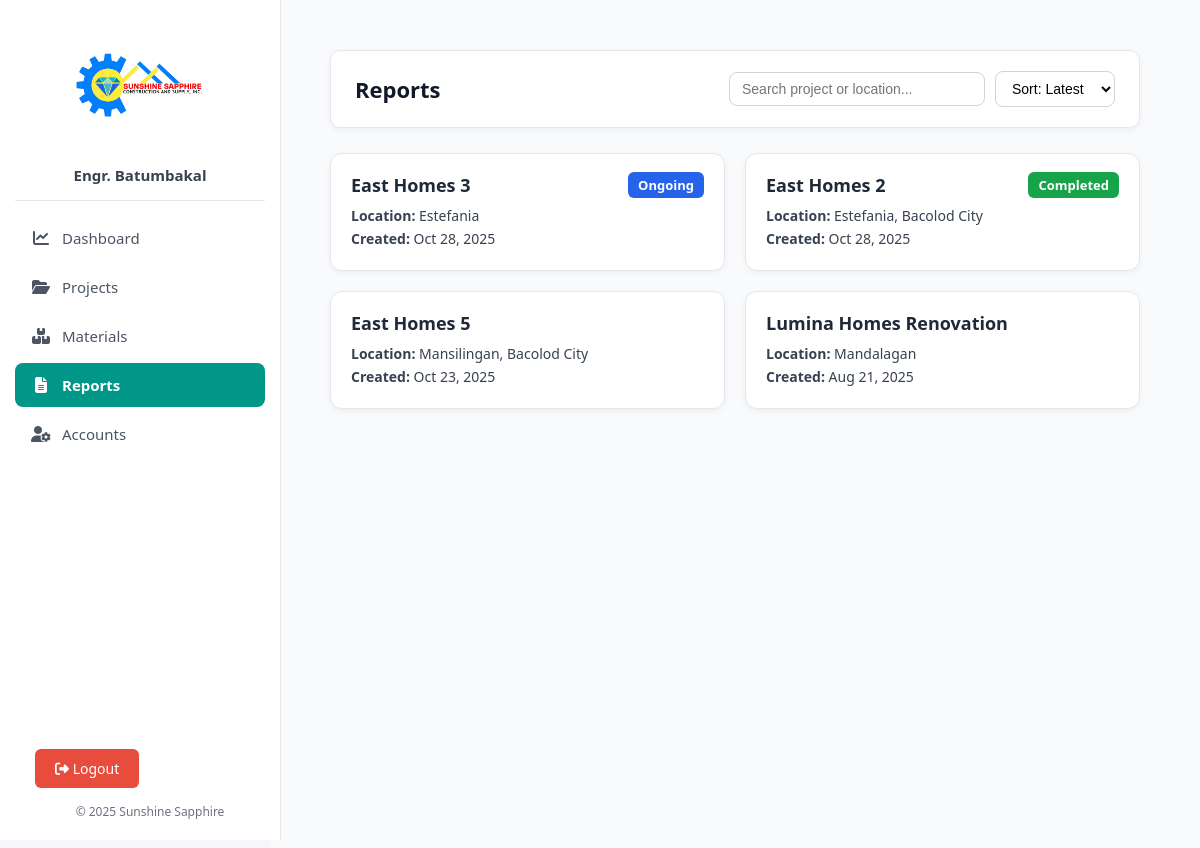
/reports/reports.php (signed in), run on the app's committed database.
### tables this page shows
CREATE TABLE `projects` (
  `id` int(11) NOT NULL AUTO_INCREMENT,
  `name` varchar(255) NOT NULL,
  `location` varchar(255) DEFAULT NULL,
  `units` int(11) NOT NULL DEFAULT 0,
  `progress` int(11) DEFAULT 0,
  `status` enum('Ongoing','Completed','Pending') NOT NULL DEFAULT 'Pending',
  `is_deleted` tinyint(1) DEFAULT 0,
  `deleted_at` datetime DEFAULT NULL,
  `created_at` timestamp NOT NULL DEFAULT current_timestamp(),
  `folder_path` varchar(255) DEFAULT NULL,
  PRIMARY KEY (`id`)
);

### reports/reports.php (the view, shortened to what this page needs)
<?php
require_once __DIR__ . '/../includes/header.php';
require_once __DIR__ . '/../includes/db.php';
$sort_option = $_GET['sort'] ?? 'latest';
switch ($sort_option) {
    default:
        $order_by = 'created_at DESC';
        break;
}
$query = "SELECT id, name, location, status, created_at
          FROM projects
          WHERE status != 'Archived'
          ORDER BY $order_by";
$result = $conn->query($query);
?>
<div class="content-wrapper">
  <div class="header-container">
    <div class="reports-header">
      <h2>Reports</h2>
      <div class="controls">
        <input
          type="text"
          id="searchInput"
          placeholder="Search project or location..."
          onkeyup="filterProjects()"
        >
        <form method="GET" id="sortForm">
          <select name="sort" onchange="document.getElementById('sortForm').submit();">
            <option value="latest" <?= $sort_option === 'latest' ? 'selected' : '' ?>>Sort: Latest</option>
          </select>
        </form>
      </div>
    </div>
  </div>
  <div class="projects-grid" id="projectGrid">
    <?php if ($result && $result->num_rows > 0): ?>
      <?php while ($proj = $result->fetch_assoc()): ?>
        <div class="project-card"
             data-name="<?= strtolower($proj['name']) ?>"
             data-location="<?= strtolower($proj['location']) ?>"
             onclick="window.location.href='view_units.php?project_id=<?= $proj['id'] ?>'">
          <div class="project-header">
            <h3><?= htmlspecialchars($proj['name']) ?></h3>
            <span class="status <?= strtolower($proj['status']) ?>">
              <?= htmlspecialchars($proj['status']) ?>
            </span>
          </div>
          <p><strong>Location:</strong> <?= htmlspecialchars($proj['location']) ?></p>
          <p><strong>Created:</strong> <?= date('M d, Y', strtotime($proj['created_at'])) ?></p>
        </div>
      <?php endwhile; ?>
    <?php else: ?>
      <p class="no-data">No active projects found.</p>
    <?php endif; ?>
  </div>
</div>
<?php
require_once __DIR__ . '/../includes/footer.php';
?>

### includes/header.php (style rules this page uses)
body { margin: 0; font-family: "Segoe UI", sans-serif; background-color: #f4f6f9; color: #2c3e50; }

### reports/reports.php (style rules this page uses)
.content-wrapper { padding: 20px; background: #f8fafc; }
.header-container { background: #ffffff; border: 1px solid #e5e7eb; border-radius: 10px; padding:20px 24px; box-shadow: 0 2px 6px rgba(0, 0, 0, 0.05); margin-bottom: 25px; position: sticky; top: 0; z-index: 100; }
.reports-header { display: flex; justify-content: space-between; align-items: center; flex-wrap: wrap; gap: 12px; }
.reports-header h2 { font-size: 22px; font-weight: 700; color: #111827; margin: 0; }
.controls { display: flex; gap: 10px; align-items: center; }
.controls input { padding: 8px 12px; border: 1px solid #d1d5db; border-radius: 8px; width: 230px; font-size: 14px; transition: border-color 0.2s, box-shadow 0.2s; }
.controls select { padding: 8px 12px; border-radius: 8px; border: 1px solid #d1d5db; background-color: #fff; font-size: 14px; cursor: pointer; }
.projects-grid { display: grid; grid-template-columns: repeat(auto-fill, minmax(290px, 1fr)); gap: 20px; }
.project-card { background: #fff; border: 1px solid #e5e7eb; border-radius: 12px; padding: 18px 20px; box-shadow: 0 2px 6px rgba(0, 0, 0, 0.05); transition: all 0.2s ease; cursor: pointer; }
.project-header { display: flex; justify-content: space-between; align-items: center; margin-bottom: 8px; }
.project-header h3 { margin: 0; font-size: 18px; color: #1f2937; }
.status { padding: 4px 10px; border-radius: 6px; font-size: 13px; font-weight: 600; text-transform: capitalize; color: #fff; }
.status.ongoing { background-color: #2563eb; }
.status.completed { background-color: #16a34a; }
.project-card p { font-size: 14px; color: #374151; margin: 4px 0; }

### data on the page
projects: name "East Homes 3", status "Ongoing", location "Estefania", created_at "Oct 28, 2025"
projects: name "East Homes 2", status "Completed", location "Estefania, Bacolod City", created_at "Oct 28, 2025"
projects: name "East Homes 5", location "Mansilingan, Bacolod City", created_at "Oct 23, 2025"
projects: name "Lumina Homes Renovation", location "Mandalagan", created_at "Aug 21, 2025"

### other printed values
$_SESSION['display_name'] "Engr. Batumbakal"
